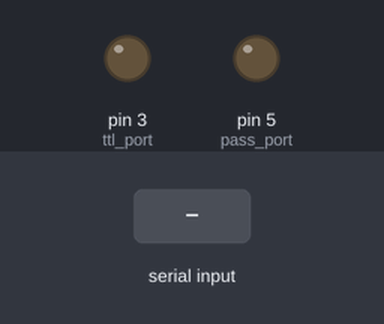
Bench run of a sketch on a simulated Arduino Uno, built with avr-gcc and run on an emulated ATmega328P. Parts: output pins drawn as LEDs (lit = HIGH). The test bench sets the inputs (shaded band). What the sketch prints to the serial monitor is not drawn.

Above: at 1.2 s.
1.3 s: "1" received over Serial
At 1.7 s:
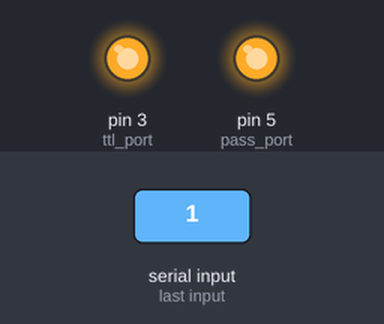
3.3 s: "0" received over Serial
At 3.7 s:
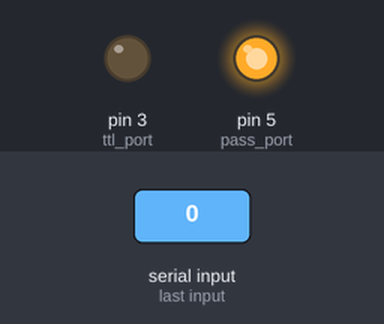
5.3 s: "2" received over Serial
At 6.9 s:
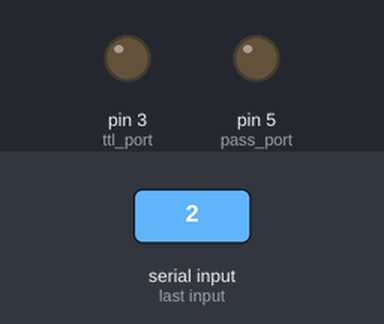
Timing chart, 0 to 8.4 s (numbered marks = the images above; inputs shaded):
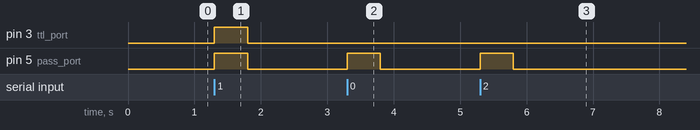

Measured:
- after the input at 1.3 s, pin 3 (ttl_port), pin 5 (pass_port): LOW → HIGH at once, → LOW 0.50 s later
- after the input at 3.3 s, pin 5 (pass_port): LOW → HIGH at once, → LOW 0.50 s later
- after the input at 5.3 s, pin 5 (pass_port): LOW → HIGH at once, → LOW 0.50 s later

The sketch:

trigger_usb_ttl.ino
```cpp
char trigger_char = '1'; //trigger for TTL pulse
char end_char = '9'; //end-of-experiment

int ttl_port = 3; //port for sending TTL pulse
int pass_port = 5;  //port for forwarding input

unsigned long time_ttl; //time instant for input
unsigned long time_ttl_buffer[200]; //time instant for input
int debounce_time_ttl = 500; //debounce time; ms
unsigned long n_ttl;

int led_status = 0;

unsigned long time_input; //time instant for input
int debounce_time_input = 500; //debounce time; ms
unsigned long n_input;

byte buf[4];

void setup() {

  Serial.begin(57600);
  pinMode(ttl_port, OUTPUT);
  pinMode(pass_port, OUTPUT);

  time_input = millis();
  n_input = 0;

  time_ttl = 0;
  n_ttl = 0;
}

void loop() {

  if (millis() - time_input > debounce_time_input) {
    digitalWrite(pass_port, LOW);   // turn the input LED off
  }

  if (millis() - time_ttl > debounce_time_ttl) {
    digitalWrite(ttl_port, LOW);   // turn the TTL LED off
  }

  if (Serial.available()) {      // If anything comes in Serial (USB),
    //Serial.println("INPUT");
    int incomingByte = Serial.read();


    //receive input?
    if (incomingByte > 0 && incomingByte != end_char) {
      digitalWrite(pass_port, HIGH);   // turn the LED on (HIGH is the voltage level)
      n_input++;

      if (millis() - time_input > debounce_time_input) {

        time_input = millis();

        buf[0] = time_input & 255;
        buf[1] = (time_input >> 8)  & 255;
        buf[2] = (time_input >> 16) & 255;
        buf[3] = (time_input >> 24) & 255;

        Serial.write(buf, sizeof(buf));
      }
    }

    //receive trigger?
    if (incomingByte == trigger_char) {  //"1" as the trigger character
      if (millis() - time_ttl > debounce_time_ttl) {
        digitalWrite(ttl_port, HIGH);   // turn the LED on (HIGH is the voltage level)
        time_ttl = millis();
        time_ttl_buffer[n_ttl] = time_ttl;
        n_ttl++;
      }
      led_status = 1;
    }
    else if (incomingByte == end_char) { //"9" as the end-of-experiment character; send total number of TTL pulses and their timing stamps

      buf[0] = n_ttl & 255;
      buf[1] = (n_ttl >> 8)  & 255;
      buf[2] = (n_ttl >> 16) & 255;
      buf[3] = (n_ttl >> 24) & 255;

      Serial.write(buf, sizeof(buf));

      for (int index = 0; index < n_ttl; index++) {
        buf[0] = time_ttl_buffer[index] & 255;
        buf[1] = (time_ttl_buffer[index] >> 8)  & 255;
        buf[2] = (time_ttl_buffer[index] >> 16) & 255;
        buf[3] = (time_ttl_buffer[index] >> 24) & 255;

        Serial.write(buf, sizeof(buf));
      }
    }
    else {
      //Serial.println("NOTHING");
      //if (led_status > 0) {
      //  if (millis() - time_ttl > debounce_time_ttl) {
      //    digitalWrite(ttl_port, LOW);
      //    led_status = 0;
      //  }
      //}
    }
  }
}
```
